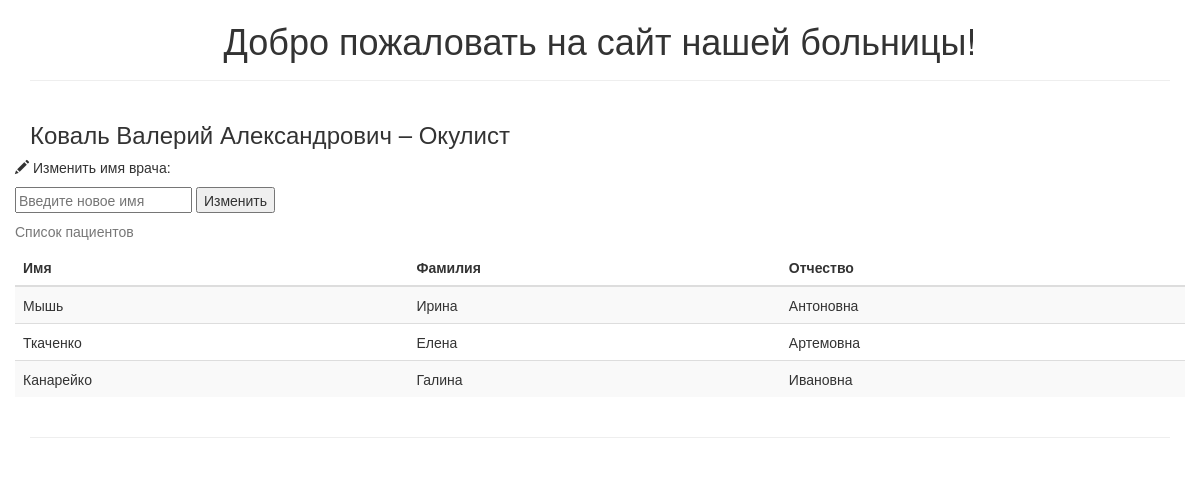
The page /doctor/3 on the database its author committed.
### tables this page shows
CREATE TABLE IF NOT EXISTS `doctors` (
  `id` int(255) NOT NULL,
  `doc_position` varchar(50) NOT NULL,
  `first_name` varchar(50) NOT NULL,
  `last_name` varchar(50) NOT NULL,
  `patronymic` varchar(50) NOT NULL
);

CREATE TABLE IF NOT EXISTS `doctors_patients` (
  `id` int(255) NOT NULL,
  `doctor_id` int(255) NOT NULL,
  `patient_id` int(255) NOT NULL
);

CREATE TABLE IF NOT EXISTS `patients` (
  `id` int(255) NOT NULL,
  `first_name` varchar(50) NOT NULL,
  `last_name` varchar(50) NOT NULL,
  `patronymic` varchar(50) NOT NULL,
  `birthday` date NOT NULL
);

### config/routes.php (called while the page is built)
<?php
	return array(
		 'doctor/([0-9]+)'         => 'doctor/view/$1',
		 'doctor/update/([0-9]+)'  => 'doctor/update/$1',
		 'patient/([0-9]+)'        => 'patient/view/$1',
		 'patient/update/([0-9]+)' => 'patient/update/$1',
		 ''                        => 'index/view',
	);

### index.php (called while the page is built, shortened)
<?php
	require_once(ROOT . '/components/router.php');
	$router = new Router();
	$router->run();

### models/doctors.php (called while the page is built, shortened)
<?php
	class Doctors
	{
		public static function getPatients($id)
		{
			$id = intval($id);
			if ($id) {
				$db = Db::getConnection();
				$sql = '
					SELECT *
					FROM doctors
					WHERE doctors.id =' . $id;
				$result = $db->query($sql);
				$result->setFetchMode(PDO::FETCH_ASSOC);
				$doctorItem = $result->fetch();
				$sql = '
					SELECT *
					FROM patients
					LEFT JOIN doctors_patients
					ON patients.id = doctors_patients.patient_id
					WHERE doctors_patients.doctor_id=' . $id;
				$result = $db->query($sql);
				$result->setFetchMode(PDO::FETCH_ASSOC);
				$i = 0;
				while ($row = $result->fetch()) {
					$patientsList[$i]['id'] = $row['id'];
					$patientsList[$i]['first_name'] = $row['first_name'];
					$patientsList[$i]['last_name'] = $row['last_name'];
					$patientsList[$i]['patronymic'] = $row['patronymic'];
					$i++;
				}
			}
			return array($doctorItem, $patientsList);
		}
	}

### views/doctor.php (the view, shortened to what this page needs)
<!DOCTYPE html>
<head>
	<link rel="stylesheet" type="text/css" href="/template/css/bootstrap.min.css">
</head>
<body>
<?php include_once ROOT . '/views/header.php' ?>
<section class="content">
	<div class="container">
		<div class="row">
			<div class="col-md-12"><h3>
					<?= $doctorsData[0]['last_name'] ?> <?= $doctorsData[0]['first_name'] ?> <?= $doctorsData[0]['patronymic'] ?>
					&#150; <?= $doctorsData[0]['doc_position'] ?></h3>
			</div>
			<div>
				<form method="post" action="/doctor/update/<?= $doctorsData[0]['id'] ?>">
					<p>
						<span class="glyphicon glyphicon-pencil" aria-hidden="true"></span>
						Изменить имя врача:
					</p>
					<input type="text" placeholder="Введите новое имя" name="name" id="name">
					<input type="submit" id="submit" name="submit" value="Изменить">
				</form>
			</div>
		</div>
		<div class="row">
			<div class="col-md-16">
				<table class="table table-striped table-hover">
					<caption>Список пациентов</caption>
					<thead>
					<tr>
						<th>Имя</th>
						<th>Фамилия</th>
						<th>Отчество</th>
					</tr>
					</thead>
					<tbody>
					<?php foreach ($doctorsData[1] as $doctorItem) : ?>
						<tr>
							<td><?php echo $doctorItem['last_name']; ?></td>
							<td><?php echo $doctorItem['first_name']; ?></td>
							<td><?php echo $doctorItem['patronymic']; ?></td>
						</tr>
					<?php endforeach; ?>
					</tbody>
				</table>
			</div>
		</div>
		<hr>
	</div>
</section>
</body>
</html>

### components/router.php (shortened to what this page needs)
<?php
	class Router
	{
		private $routes = [];
		public function __construct()
		{
			$routesPath = ROOT . '/config/routes.php';
			$this->routes = include($routesPath);
		}
		private function getURI()
		{
			if (!empty($_SERVER["REQUEST_URI"])) {
				return trim($_SERVER["REQUEST_URI"], "/");
			}
		}
		public function run()
		{
			$uri = $this->getURI();
			foreach ($this->routes as $uriPattern => $path) {
				if (preg_match("~$uriPattern~", $uri)) {
					$internationalRoute = preg_replace("~$uriPattern~", $path, $uri);
					$segments = explode("/", $internationalRoute);
					$controllerName = array_shift($segments) . 'Controller';
					$actionName = "action" . ucfirst(array_shift($segments));
					$parameters = $segments;
					$controllerObject = new $controllerName;
					$result = call_user_func_array(array($controllerObject, $actionName), $parameters);
					if ($result != NULL) {
						break;
					} else echo '404';
				}
			}
		}
	}

### views/header.php
<header>
	<div class="container">
		<div class="row">
			<div class="col-md-12">
				<h1 class="text-center">Добро пожаловать на сайт нашей больницы!</h1>
				<hr>
			</div>
		</div>
	</div>
</header>

### rows shown on the page
doctors: last_name "Коваль", first_name "Валерий", patronymic "Александрович", doc_position "Окулист"
doctors_patients: patient.last_name "Мышь", patient.first_name "Ирина", patient.patronymic "Антоновна"
doctors_patients: patient.last_name "Ткаченко", patient.first_name "Елена", patient.patronymic "Артемовна"
doctors_patients: patient.last_name "Канарейко", patient.first_name "Галина", patient.patronymic "Ивановна"
